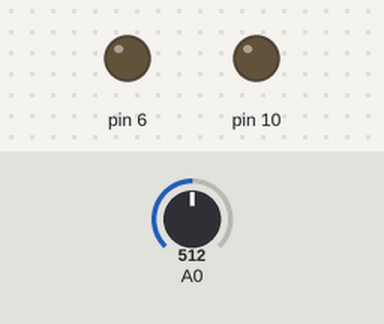
Simulated run of this sketch. Board: Arduino Uno, built with avr-gcc and run on an emulated ATmega328P. Parts: output pins drawn as LEDs (lit = HIGH). The test bench sets the inputs (shaded band); at power-on: A0 = 512.

Above: at 1.2 s.
1.3 s: A0 set to 536
At 2.5 s:
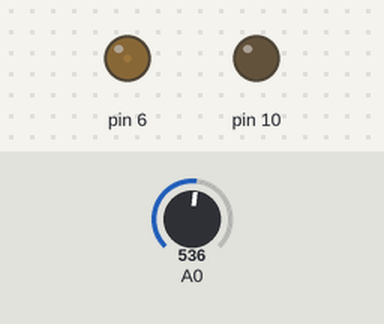
2.8 s: A0 set to 716
At 3.2 s:
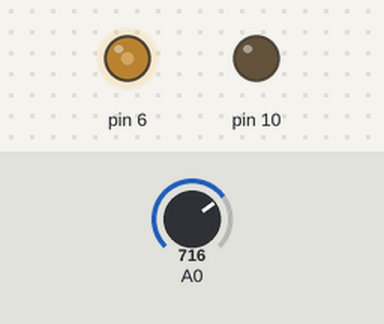
4.3 s: A0 set to 900
At 5.5 s:
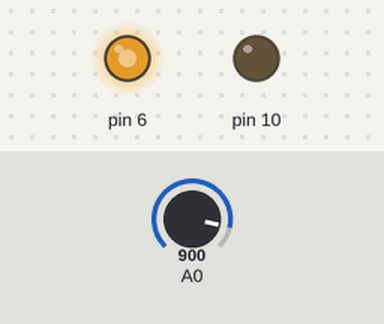
5.8 s: A0 set to 250
At 7.0 s:
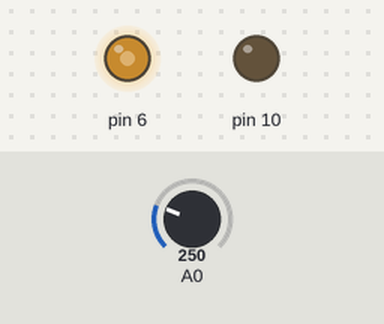
7.3 s: A0 set to 306
At 8.4 s:
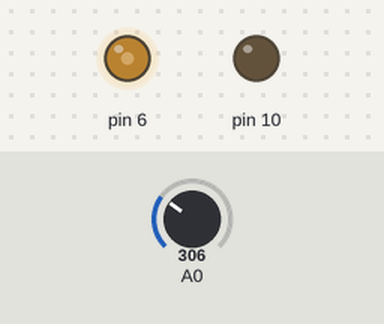
8.8 s: A0 set to 122
At 9.9 s:
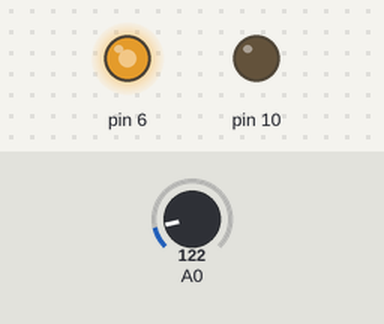
Timing chart, 0 to 11.3 s (numbered marks = the images above; inputs shaded):
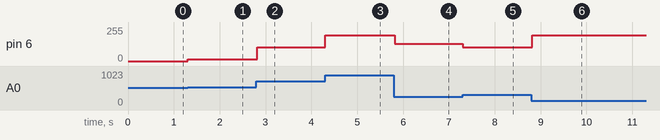

The sketch:

DCmo.ino
```cpp
void setup() {
 // Serial.begin(9600);
}

void loop() {

  int val = analogRead(A0) / 2; //入力の０～１０２３を０～５１１に変換
 //Serial.println(val,DEC);
  if (val >= 250 && val <= 260) {

    //静止
    analogWrite(10, 0);
    analogWrite(6, 0);

  } else if (val > 260) {

    //正転（逆転）
   analogWrite(6, 0);
    analogWrite(6, val - 256); //6番ピンに５～２５５を出力

  } else {

    //逆転（正転）
    analogWrite(6, 255 - val); //５番ピンに６～２５５を出力
    analogWrite(10, 0);

  }
  delay(20);
}
```

Measured:
- after the input at 1.3 s, pin 6: 0/255 → 12/255 at once
- after the input at 2.8 s, pin 6: 12/255 → 102/255 at once
- after the input at 4.3 s, pin 6: 102/255 → 194/255 at once
- after the input at 5.8 s, pin 6: 194/255 → 130/255 at once
- after the input at 7.3 s, pin 6: 130/255 → 102/255 at once
- after the input at 8.8 s, pin 6: 102/255 → 194/255 at once
